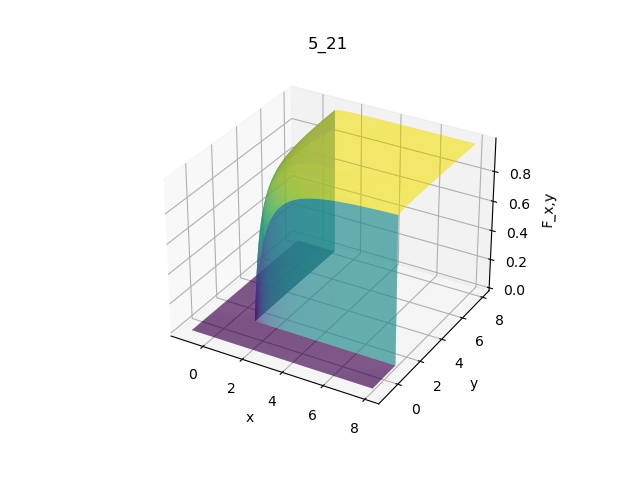

Recreate this plot in Python.
from mpl_toolkits import mplot3d
import numpy as np
import matplotlib.pyplot as plt

x = np.linspace(-1,8,900)
y = np.linspace(-1,8,900)

X, Y = np.meshgrid(x, y)

Z = np.zeros_like(X)

condition = np.logical_and(X > 1, Y > 1)
Z[condition] = 1 - 1 / (X[condition]*X[condition]*Y[condition]*Y[condition])

fig = plt.figure()
ax = plt.axes(projection='3d')
ax.set_xlabel('x')
ax.set_ylabel('y')
ax.set_zlabel('F_x,y')

ax.plot_surface(X, Y, Z, rstride=1, cstride=1,
                cmap='viridis', edgecolor='none')
ax.set_title('5_21')

# plt.show()
fig.savefig('5_21.jpg')